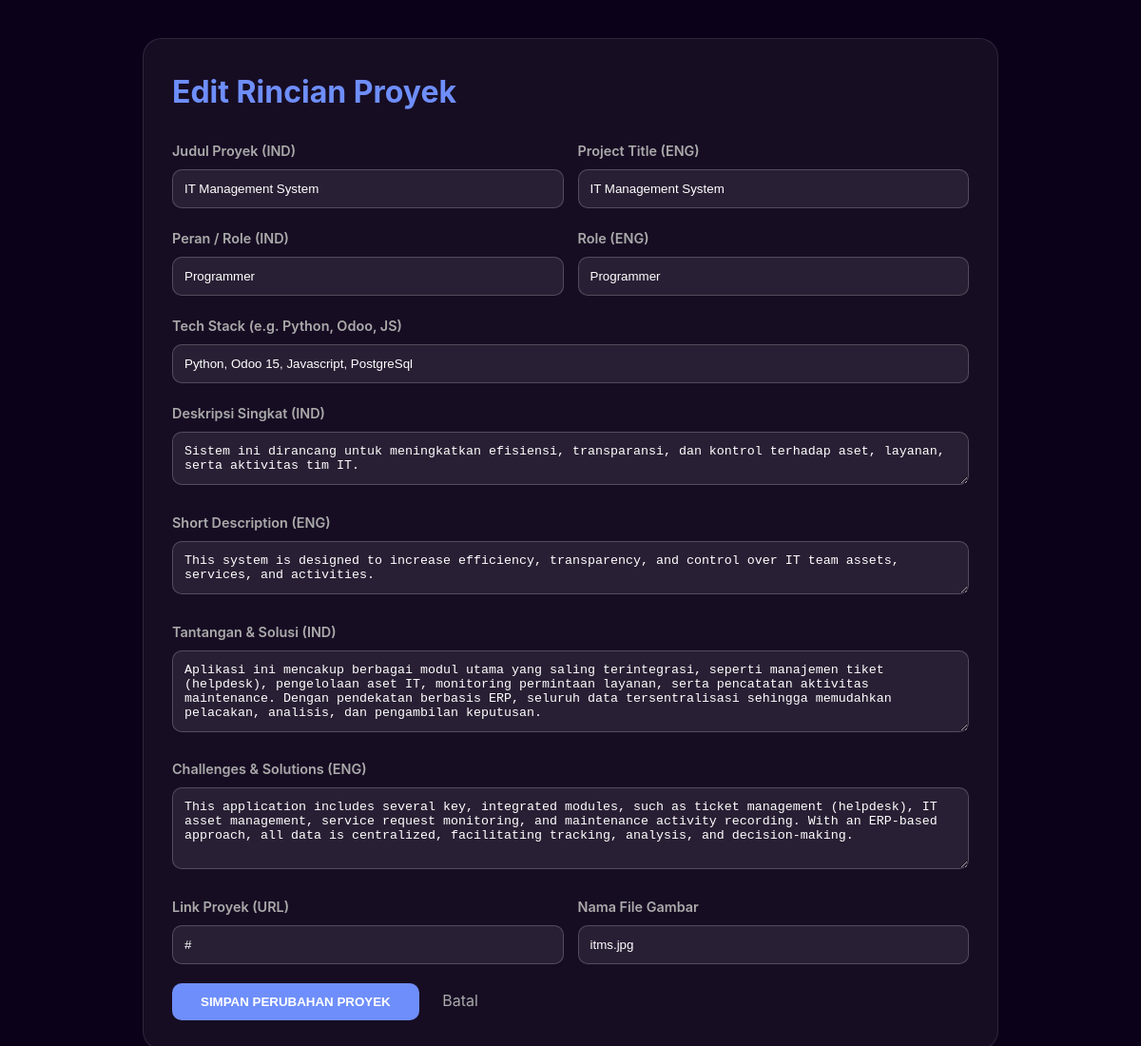
Screenshot of /admin/project/edit/1 (signed in) with the database file from the repository.
### app.py (models this page shows)
class Project(db.Model):
    id = db.Column(db.Integer, primary_key=True)
    title = db.Column(db.String(100), nullable=False)
    title_en = db.Column(db.String(100))
    description = db.Column(db.Text, nullable=False)
    description_en = db.Column(db.Text)
    tech_stack = db.Column(db.String(255)) # e.g. "Python, Odoo 15, PostgreSQL"
    role = db.Column(db.String(100))
    role_en = db.Column(db.String(100))
    challenge = db.Column(db.Text)
    challenge_en = db.Column(db.Text)
    image_filename = db.Column(db.String(100), default='project-1.png')
    link = db.Column(db.String(255), default='#')

### app.py (the view, shortened to what this page needs)
@app.route('/admin/project/edit/<int:id>', methods=['GET', 'POST'])
def edit_project(id):
    if not is_logged_in(): return redirect(url_for('login'))
    proj = Project.query.get_or_404(id)
    return render_template('admin/edit_project.html', proj=proj)

### app.py (called while the page is built)
def is_logged_in():
    return session.get('admin_logged_in')

### templates/admin/edit_project.html (shortened to what this page needs)
<!DOCTYPE html>
<html lang="en">
<head>
    <link rel="stylesheet" href="{{ url_for('static', filename='css/style.css') }}">
</head>
<body>
    <div class="edit-container">
        <h2>Edit Rincian Proyek</h2>
        <form method="post">
            <div class="grid">
                <div>
                    <label>Judul Proyek (IND)</label>
                    <input type="text" name="title" value="{{ proj.title }}" required>
                </div>
                <div>
                    <label>Project Title (ENG)</label>
                    <input type="text" name="title_en" value="{{ proj.title_en }}">
                </div>
            </div>
            <div class="grid">
                <div>
                    <label>Peran / Role (IND)</label>
                    <input type="text" name="role" value="{{ proj.role }}" required>
                </div>
                <div>
                    <label>Role (ENG)</label>
                    <input type="text" name="role_en" value="{{ proj.role_en }}">
                </div>
            </div>
            <label>Tech Stack (e.g. Python, Odoo, JS)</label>
            <input type="text" name="tech_stack" value="{{ proj.tech_stack }}" required>
            <label>Deskripsi Singkat (IND)</label>
            <textarea name="description" rows="2" required>{{ proj.description }}</textarea>
            <label>Short Description (ENG)</label>
            <textarea name="description_en" rows="2">{{ proj.description_en }}</textarea>
            <label>Tantangan & Solusi (IND)</label>
            <textarea name="challenge" rows="4">{{ proj.challenge }}</textarea>
            <label>Challenges & Solutions (ENG)</label>
            <textarea name="challenge_en" rows="4">{{ proj.challenge_en }}</textarea>
            <div class="grid">
                <div>
                    <label>Link Proyek (URL)</label>
                    <input type="text" name="link" value="{{ proj.link }}">
                </div>
                <div>
                    <label>Nama File Gambar</label>
                    <input type="text" name="image_filename" value="{{ proj.image_filename }}">
                </div>
            </div>
            <button type="submit" class="btn-save">SIMPAN PERUBAHAN PROYEK</button>
            <a href="{{ url_for('admin_project') }}" class="btn-cancel">Batal</a>
        </form>
    </div>
</body>
</html>

### static/css/style.css (style rules this page uses)
:root { --bg: #0d0221; --bg-soft: rgba(255, 255, 255, 0.04); --text: #f3f0ff; --muted: #b0a4cc; --primary: #bf94ff; --primary-2: #7d5fff; --border: rgba(255, 255, 255, 0.12); --shadow: 0 24px 60px rgba(10, 0, 30, 0.6); }
* { box-sizing: border-box; margin: 0; padding: 0; }
html { scroll-behavior: smooth; scroll-snap-type: y mandatory; }
body { font-family: "Inter", system-ui, -apple-system, Segoe UI, Roboto, sans-serif; background: radial-gradient(circle at 20% 0%, #1a0b2e 0%, var(--bg) 60%), radial-gradient(circle at 80% 100%, #1e113a 0%, var(--bg) 60%); background-attachment: fixed; color: var(--text); min-height: 100vh; line-height: 1.6; overflow-x: hidden; position: relative; }
h2 { font-size: clamp(1.5rem, 2.8vw, 2rem); margin-bottom: 14px; }

### templates/admin/edit_project.html (style rules this page uses)
body { background: #0b0118; color: white; padding: 40px; }
.edit-container { max-width: 900px; margin: 0 auto; background: rgba(255,255,255,0.05); padding: 30px; border-radius: 20px; border: 1px solid rgba(255,255,255,0.1); }
h2 { margin-bottom: 25px; color: #6e8efb; }
label { display: block; margin-bottom: 8px; font-weight: 600; color: #aaa; font-size: 0.9rem; }
input, textarea { width: 100%; padding: 12px; margin-bottom: 20px; background: rgba(255,255,255,0.08); border: 1px solid rgba(255,255,255,0.2); border-radius: 10px; color: white; }
.btn-save { background: #6e8efb; color: #fff; padding: 12px 30px; border: none; border-radius: 10px; font-weight: 700; cursor: pointer; }
.btn-cancel { color: #aaa; text-decoration: none; margin-left: 20px; }
.grid { display: grid; grid-template-columns: 1fr 1fr; gap: 15px; }

### rows the page displays
Project: title "IT Management System", title_en "IT Management System", role "Programmer", role_en "Programmer", tech_stack "Python, Odoo 15, Javascript, PostgreSql", description "Sistem ini dirancang untuk meningkatkan efisiensi, transparansi, dan kontrol terhadap aset, layanan, serta aktivitas tim IT.", description_en "This system is designed to increase efficiency, transparency, and control over IT team assets, services, and activities.", challenge "Aplikasi ini mencakup berbagai modul utama yang saling terintegrasi, seperti manajemen tiket (helpdesk), pengelolaan aset IT, monitoring permintaan layanan, serta pencatatan aktivitas maintenance. Dengan pendekatan berbasis ERP, seluruh data tersentralisasi sehingga memudahkan pelacakan, analisis, dan pengambilan keputusan.", challenge_en "This application includes several key, integrated modules, such as ticket management (helpdesk), IT asset management, service request monitoring, and maintenance activity recording. With an ERP-based approach, all data is centralized, facilitating tracking, analysis, and decision-making.", link "#", image_filename "itms.jpg"
